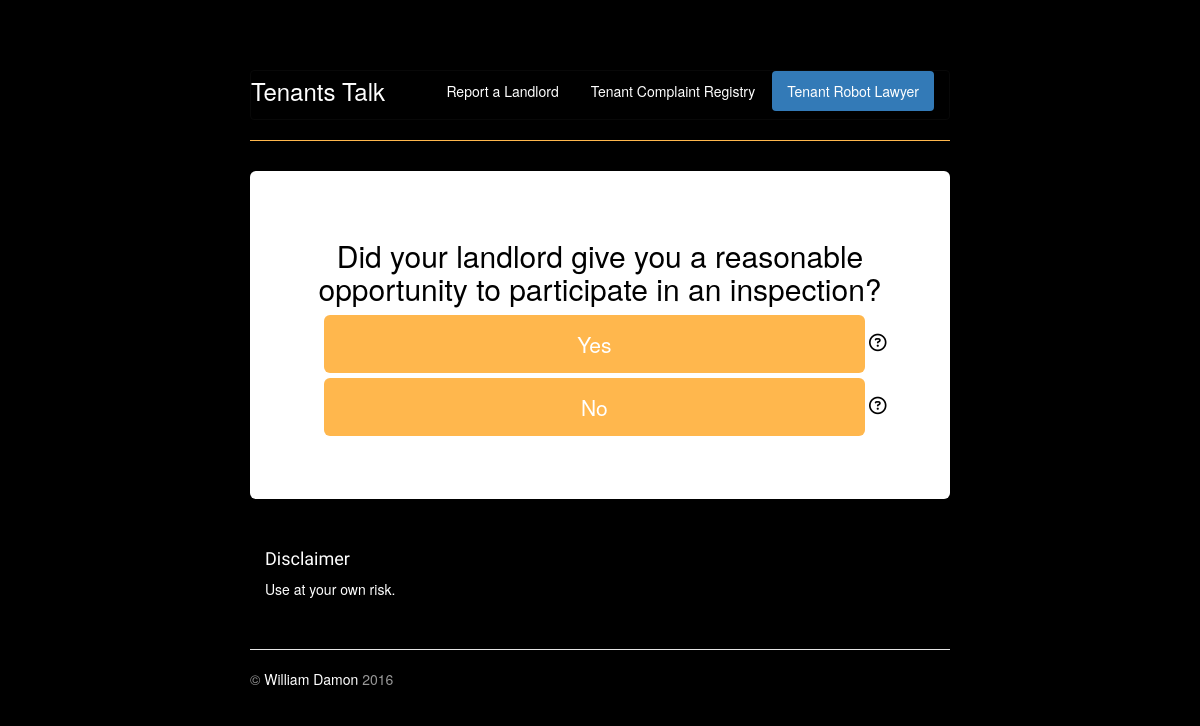
The page /contest/24/ on the database as committed earlier.
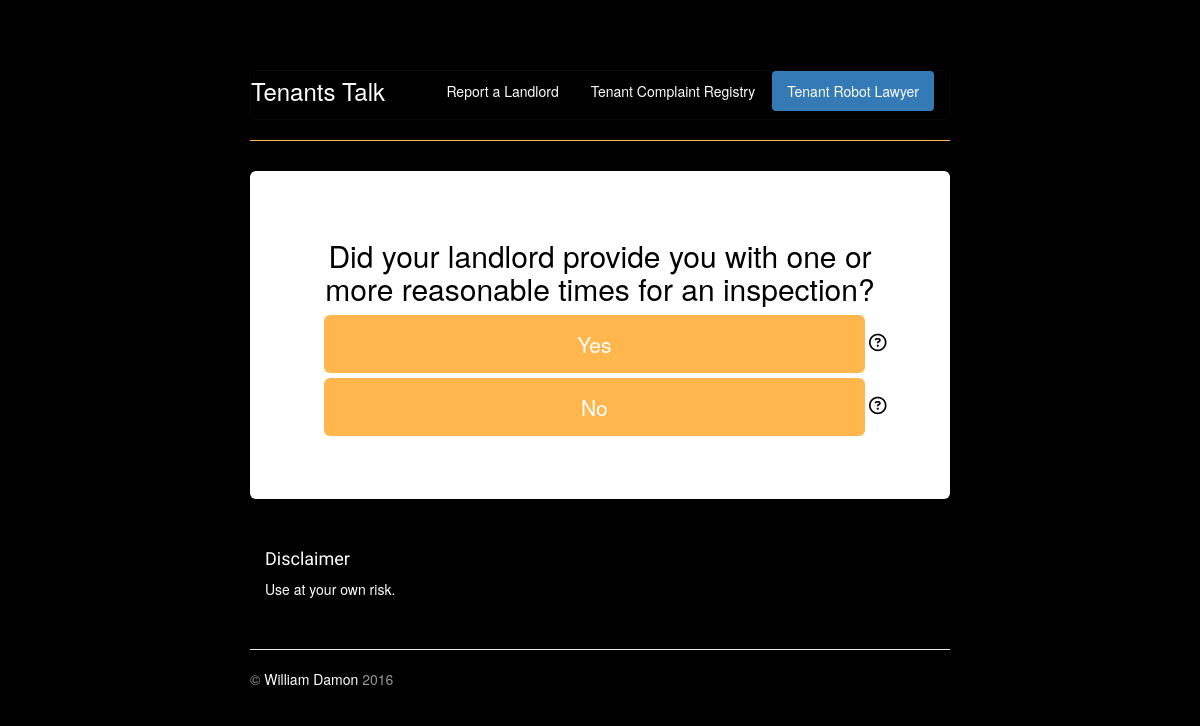
The same page on the database as committed later.
### contest/models.py (models this page shows, shortened)
class Question(models.Model):
    question_text = models.CharField(max_length=100)
    name = models.CharField(max_length=100)

### contest/views.py (the view)
# urls.py: url(r'^(?P<question_id>[0-9]+)/$', views.question, name='question'),
def question(request, question_id):
    question = get_object_or_404(Question, pk=question_id)
    choices = Choice.objects.filter(question=question_id)
    context = {'choices': choices, 'question': question}
    return render(request, 'contest/question.html', context)

### contest/templates/contest/question.html (shortened to what this page needs)
{% extends 'contest/base.html' %}
{% block content %}
        <h2>{{ question.question_text }}</h2>
        <div class="form-check">
            <ul style="list-style: none; padding-left: 0px">
              {% for c in choices %}
              {% if not c.leaf  %}
                  {% if c.tooltip %}
                    <li style="padding-bottom: 5px; width: 580px; padding-left: 10px;">
                      <a class="btn btn-lg" style="background-color: #ffb74d; white-space: normal; width:95%" href="/contest/{{c.children.id}}"role="button"> {{ c.choice_text }}</a>
                      <a tabindex="0" id= "{{forloop.counter}}" class="fa fa-question-circle-o fa-lg" role="button" style="color:black" aria-hidden="true" data-toggle="popover" data-placement="right" data-trigger="focus" title="Tooltip"  data-content="{{c.tooltip}}"></a>
                    </li>
                    <script>
                      $(function () {
                        $('#{{forloop.counter}}').popover();
                      });
                    </script>
                  {% else %}
                    <li style="padding-bottom: 5px; width: 600px; padding-right: 30px;">
                       <a class="btn btn-lg" style="background-color: #ffb74d; white-space: normal; width:95%" href="/contest/{{c.children.id}}"role="button"> {{ c.choice_text }}</a>
                    </li>
                  {% endif %}
              {% else %}
                {% if c.tooltip %}
                  <li style="padding-bottom: 5px; width: 580px; padding-left: 10px;">
                    <a class="btn btn-lg" style="background-color: #ffb74d; white-space: normal; width:95%" href="/contest/fletter/{{c.leaf}}"role="button"> {{ c.choice_text }}</a>
                  </li>
                {% else %}
                <li style="padding-bottom: 5px; width: 600px; padding-right: 30px;">
                  <a class="btn btn-lg" style="background-color: #ffb74d; white-space: normal; width:95%" href="/contest/fletter/{{c.leaf}}"role="button"> {{ c.choice_text }}</a>
                {% endif %}
              {% endif %}
              {% endfor %}
            </ul>
      </div>
    </div>
{% endblock %}

Rows that differ between the two databases and show on the page:
changed Question: question_text "Did your landlord give you a reasonable opportunity to participate in an inspection?" → "Did your landlord provide you with one or more reasonable times for an inspection?"
